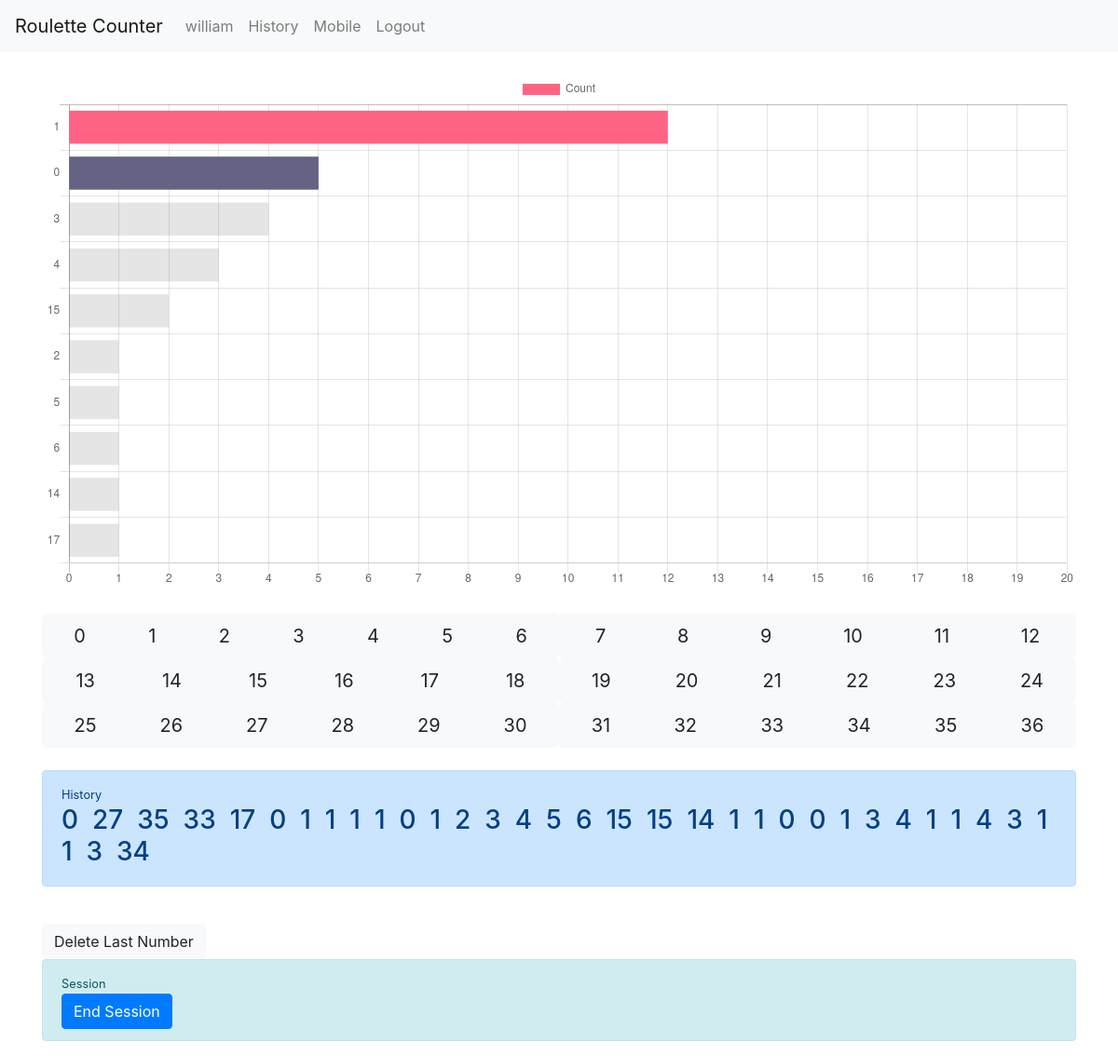
Before: /mobile (signed in) with the older database file.
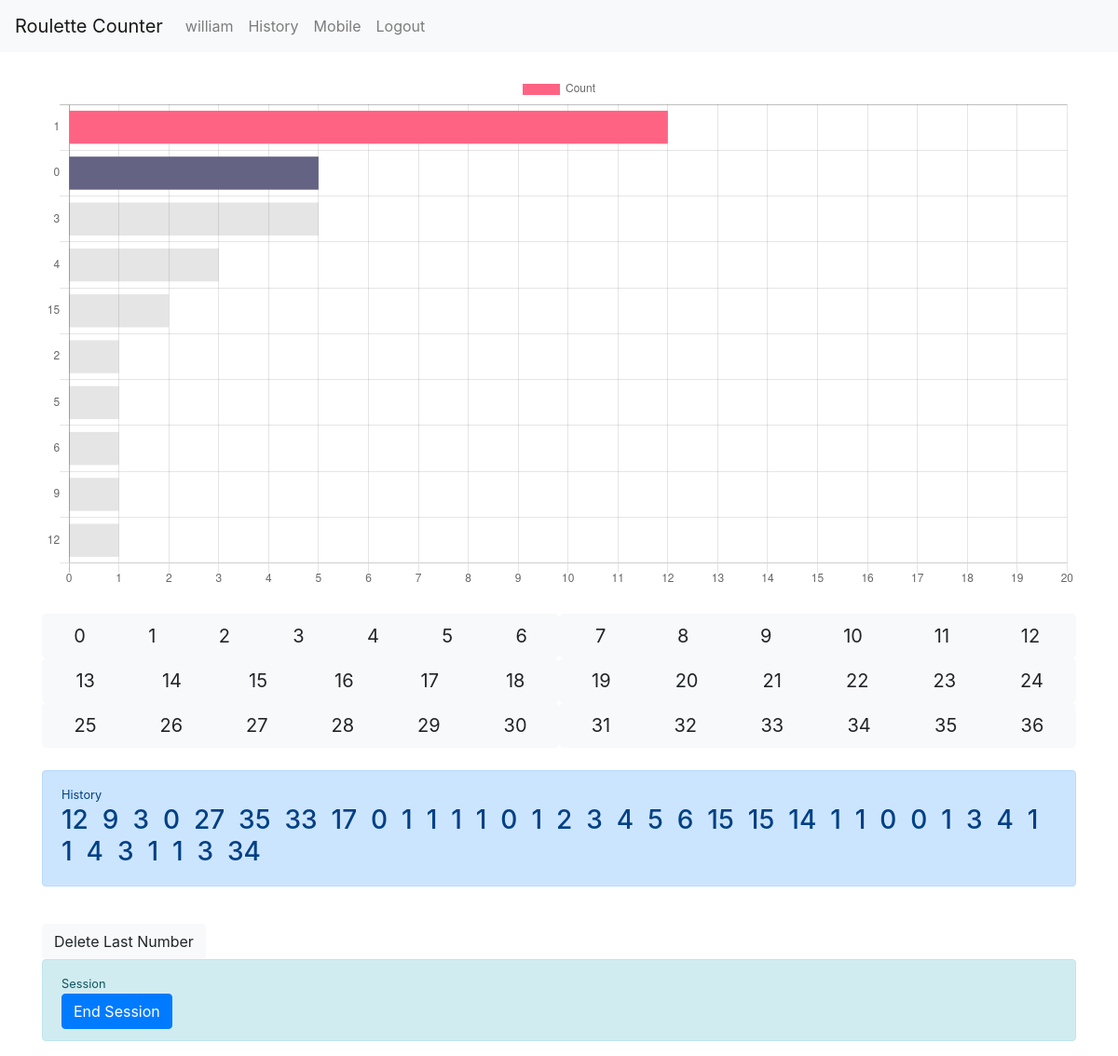
After: the same page with the newer database file.
### roulettecounter/models.py (models this page shows, shortened)
class NumberShown(models.Model):
    date = models.DateTimeField()
    number_stat = models.ForeignKey(NumberStat, on_delete=models.CASCADE)
    session = models.ForeignKey(Session, on_delete=models.CASCADE)

class NumberStat(models.Model):
    number = models.PositiveSmallIntegerField()
    is_green = models.BooleanField()
    is_red = models.BooleanField()
    is_black = models.BooleanField()
    is_even = models.BooleanField()
    is_odd = models.BooleanField()
    is_in_first_col = models.BooleanField()
    is_in_second_col = models.BooleanField()
    is_in_third_col = models.BooleanField()
    is_in_first_half = models.BooleanField()
    is_in_second_half = models.BooleanField()
    is_in_first_row = models.BooleanField()
    is_in_second_row = models.BooleanField()
    is_in_third_row = models.BooleanField()
    appearances = models.PositiveSmallIntegerField(default=0)
    percentage_appeared = models.DecimalField(max_digits=5, decimal_places=2, default=0)
    session = models.ForeignKey(Session, on_delete=models.CASCADE)
    green_numbers = [0, 00]
    red_numbers = [1, 3, 5, 7, 9, 12, 14, 16, 18, 19, 21, 23, 25, 27, 30, 32, 34, 36]
    black_numbers = [2, 4, 6, 8, 10, 11, 13, 15, 17, 20, 22, 24, 26, 28, 29, 31, 33, 35]

### roulettecounter/views.py (the view)
# urls.py: path('mobile', views.mobile_request, name="mobile"),
def mobile_request(request):
    if not Session.is_in_session(request):
        start_session_request(request)
    session = Session.get_current_session(request)
    context = {'currentSession': session,
               'labels': get_hot_numbers(request, session, limit=10)[0],
               'data': get_hot_numbers(request, session, limit=10)[1],
               'history': NumberShown.objects.filter(session=session).order_by('-date')
               }
    return render(request, "roulettecounter/mobile.html", context=context)

### roulettecounter/models.py (called while the page is built)
    def is_running(self):
        return self.date_end is None

    @staticmethod
    def get_current_session(request):
        try:
            user = get_user(request)
            if user.is_anonymous:
                user = None
            session = Session.objects.filter(user=user).latest('date_start')
            if session.is_running():
                return session
        except Session.DoesNotExist:
            pass
        return None

    @staticmethod
    def is_in_session(request):
        return Session.get_current_session(request) is not None

### roulettecounter/views.py (called while the page is built)
def get_hot_numbers(request, session, limit=37):
    hot_numbers = []
    for number_stat in NumberStat.objects.filter(session=session):
        if number_stat.appearances > 0:
            hot_numbers.append((number_stat.number, number_stat.appearances))
    hot_numbers.sort(key=itemgetter(1), reverse=True)
    labels = [e[0] for e in hot_numbers][:limit]
    data = [e[1] for e in hot_numbers][:limit]
    return labels, data

### roulettecounter/templates/roulettecounter/mobile.html (shortened to what this page needs)
{% extends "roulettecounter/base.html" %}
{% block content %}
  {% if currentSession %}
    {% include "roulettecounter/includes/hotnumbers.html" with chartName="myChart" %}
    <br>
    {% include "roulettecounter/includes/input.html" %}
    <br>
    {% include "roulettecounter/includes/history.html" %}
    <br>
    {% include "roulettecounter/includes/delete_last_number_btn.html" %}
  {% endif %}
  <br>
  {% include "roulettecounter/includes/sessions.html" %}
{% endblock %}

### roulettecounter/templates/roulettecounter/includes/history.html
<div class="alert alert-primary" role="alert">
    <small>History</small>
    <h3>
      {% if history %}
        {% for number in history %}
          {{ number.number_stat.number }}&nbsp;
        {% endfor %}
      {% else %}
        &nbsp;
      {% endif %}
    </h3>
</div>

Changed rows visible on the page:
added NumberShown: number_stat.number "12"
added NumberShown: number_stat.number "9"
added NumberShown: number_stat.number "3"
Other visible differences:
chart data {{ labels|safe }}: [1, 0, 3, 4, 15, 2, 5, 6, 14, 17] → [1, 0, 3, 4, 15, 2, 5, 6, 9, 12]
chart data {{ data|safe }}: [12, 5, 4, 3, 2, 1, 1, 1, 1, 1] → [12, 5, 5, 3, 2, 1, 1, 1, 1, 1]
